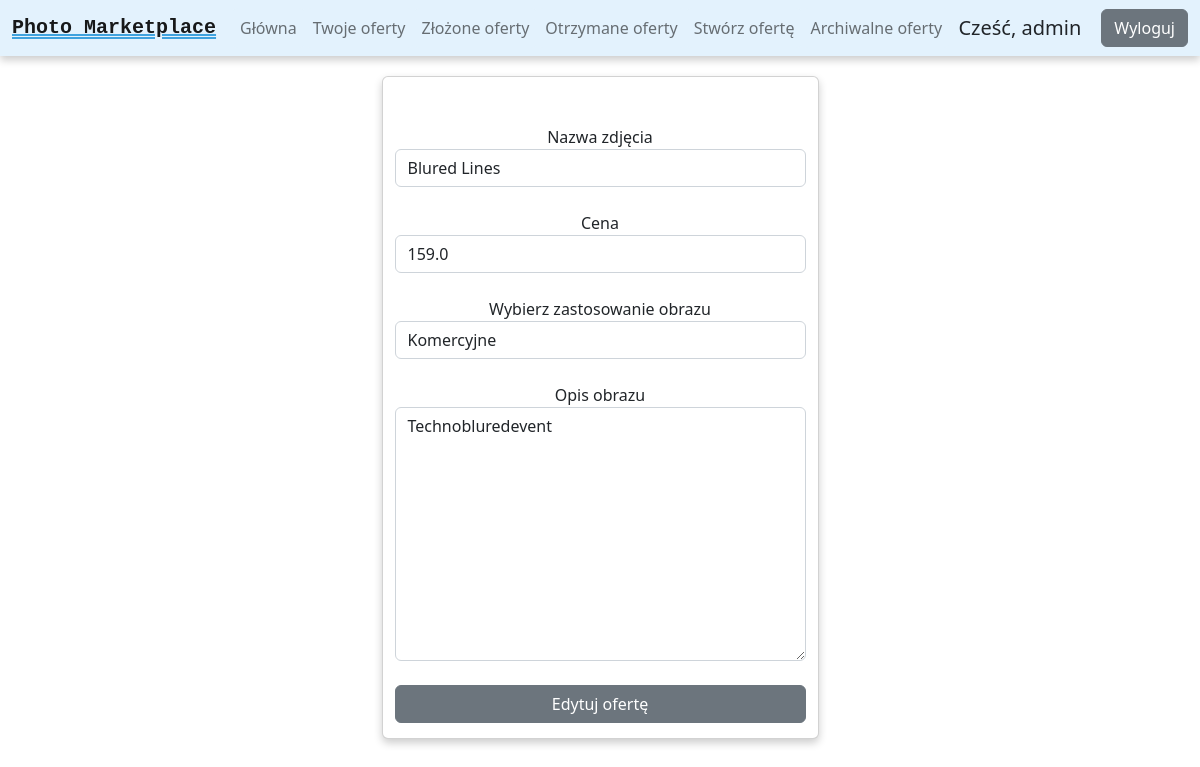
The app's page /edit/1/ (signed in) with its own data.
### myapp/models.py (models this page shows, shortened)
class Product(models.Model):
    usage_possibilities = (('Prywatne', 'Prywatne'), ('Komercyjne', 'Komercyjne'), ('Komercyjne ograniczone',
                                                                                    'Komercyjne ograniczone'))
    photo_id = models.AutoField(primary_key=True)
    name = models.CharField(max_length=200, null=True)
    price = models.FloatField()
    description = models.TextField(max_length=600, null=True, blank=True)
    image = models.ImageField(upload_to='images/', null=True, blank=True)
    username = models.CharField(max_length=100, null=True)
    usage = models.CharField(max_length=100, choices=usage_possibilities)

### myapp/views.py (the view, shortened to what this page needs)
# urls.py: path('edit/<int:id>/', views.edit, name='edit'),
@login_required(login_url='login')
def edit(request, id):
    photo = get_object_or_404(Product, pk=id)
    initial = {'name': photo.name, 'price': photo.price, 'usage': photo.usage, 'description': photo.description}
    edit_form = EditForm(initial=initial)
    context = {'edit_form': edit_form}
    return render(request, 'marketplace/editphoto.html', context)

### myapp/forms.py
class EditForm(ModelForm):
    class Meta:
        model = Product
        fields = ['name', 'description', 'price', 'usage']
    def __init__(self, *args, **kwargs):
        super(EditForm, self).__init__(*args, **kwargs)
        self.fields['name'].widget.attrs['class'] = 'form-control'
        self.fields['description'].widget.attrs['class'] = 'form-control'
        self.fields['price'].widget.attrs['class'] = 'form-control'
        self.fields['usage'].widget.attrs['class'] = 'form-control'

### myapp/templates/marketplace/editphoto.html (shortened to what this page needs)
{% extends 'marketplace/main.html' %}
{% load static %}
{% block content %}
<form method="POST" enctype="multipart/form-data">
  <div class="row">
      <div class="card">
          <form>
              <br>
            <br>
            <div class="form-group">
              <label>Nazwa zdjęcia</label>
              <br>
              {{edit_form.name}}
            </div>
              <br>
              <div class="form-group">
              <label>Cena</label>
              <br>
              {{edit_form.price}}
            </div>
              <br>
            <div class="form-group">
              <label>Wybierz zastosowanie obrazu</label>
              <br>
              {{edit_form.usage}}
            </div>
              <br>
            <div class="form-group">
              <label>Opis obrazu</label>
              <br>
              {{edit_form.description}}
            </div>
              <br>
              <input class="btn btn-secondary" style="margin-bottom:15px" type="submit" value="Edytuj ofertę">
          </form>
      </div>
  </div>
</form>
{% endblock content %}

### myapp/templates/marketplace/main.html (shortened to what this page needs)
<!DOCTYPE html>
{% load static %}
<html>
<head>
    <link href="https://cdn.jsdelivr.net/npm/bootstrap@5.2.2/dist/css/bootstrap.min.css" rel="stylesheet"
>
    <link rel="stylesheet" type="text/css" href="{% static 'css/main.css' %}">
</head>
<body>
    <nav class="navbar navbar-expand-lg" style="background-color: #e3f2fd; margin-bottom: 20px;">
      <div class="container-fluid">
          <a class="navbar-brand" href="{% url 'mainpage' %}" style="text-decoration-line: underline; text-decoration-color:#3FA2DE; text-decoration-style: double; font-family: Courier New, monospace;"><strong>Photo Marketplace</strong></a>
        <div class="collapse navbar-collapse" id="navbarSupportedContent">
          <ul class="navbar-nav nav-pills me-auto mb-2 mb-lg-0">
            <li class="nav-item pill-1">
              <a class="nav-link {% if page_name == 'mainpage' %} active {% endif %}" aria-current="page" href="{% url 'mainpage' %}">Główna</a>
            </li>
            <li class="nav-item pill-1">
              <a class="nav-link {% if page_name == 'active' %} active {% endif %}" aria-current="page" href="{% url 'active' %}">Twoje oferty</a>
            </li>
            <li class="nav-item pill-1">
              <a class="nav-link " aria-current="page" href="{% url 'madeoffers' %}">Złożone oferty </a>
            </li>
            <li class="nav-item pill-1">
              <a class="nav-link " aria-current="page" href="{% url 'messages' %}">Otrzymane oferty </a>
            </li>
            <li class="nav-item pill-1">
              <a class="nav-link {% if page_name == 'create' %} active {% endif %}" aria-current="page" href="{% url 'create' %}">Stwórz ofertę </a>
            </li>
            <li class="nav-item pill-1">
              <a class="nav-link {% if page_name == 'archive_offers' %} active {% endif %}" aria-current="page" href="{% url 'archive_offers' %}">Archiwalne oferty</a>
            </li>
          </ul>
            <span id="welcome-msg">Cześć, {{request.user}}   </span>
            <span><a href="{% url 'logout' %}" class="btn btn-secondary">Wyloguj</a></span>
        </div>
      </div>
    </nav>
    <div class="container">
        <br>
        {% block content %}
        {% endblock content %}
    </div>
</body>
</html>

### static/css/main.css (style rules this page uses)
.navbar { box-shadow: 0 4px 8px 0 rgba(0, 0, 0, 0.2); }
.btn { border-radius: 1; }
.container { display: flex; align-items: center; justify-content: center }
.card { box-shadow: 0 4px 8px 0 rgba(0, 0, 0, 0.2); max-width: 800px; margin: auto; text-align: center; }
.nav-pills .pill-1 .nav-link:not(.active) { background-color: #e3f2fd; }
.nav-pills .pill-1 .nav-link { background-color: #F6FBFF; }

### myapp/templates/marketplace/main.html (style rules this page uses)
#welcome-msg { font-size: 20px; margin-right: 20px }

### records on screen
Product: name "Blured Lines", price "159.0", usage "Komercyjne", description "Technobluredevent"

### other values on screen
{{ request.user }} "admin"
